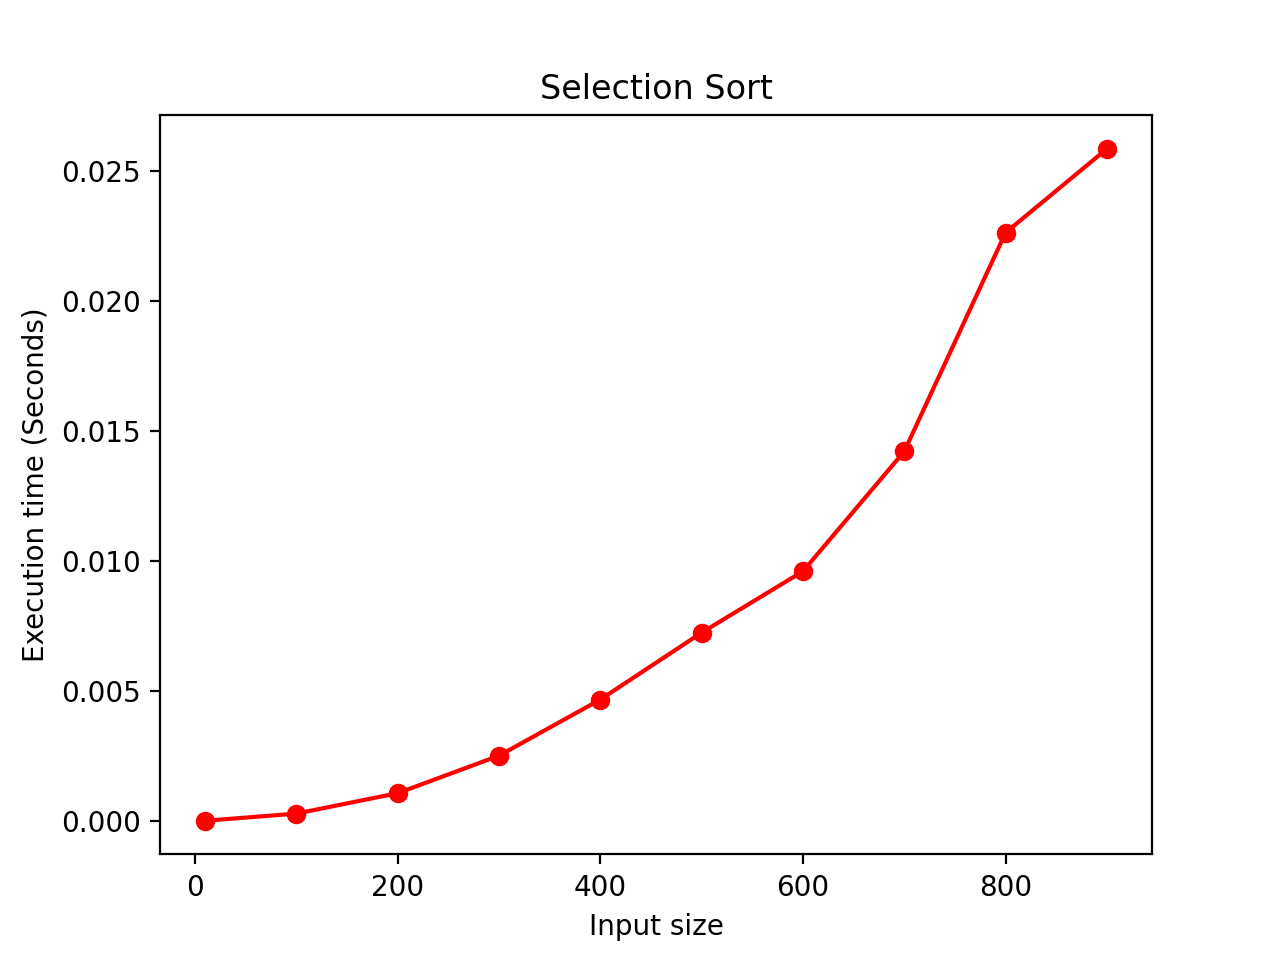

This chart was generated by the following Python code:
#import
import pylab
import time
import myLibrary as lib

# Sorts a given array by selection sort
# Input: An array A[0..n − 1] of orderable elements
# Output: Array A[0..n − 1] sorted in nondecreasing orderimport time
def SelectionSort(A):
    n = len(A)
    for i in range(n-1):
        min = i
        for j in range(i+1,n):
            if A[j] < A[min]:
                min = j
        A[i],A[min] = A[min],A[i]

# A = [4,7,3,2,7,5,1]
# SelectionSort(A)
# print(A)
# [1, 2, 3, 4, 5, 7, 7]

#Plot
A0 = lib.ranGen(10)
A1 = lib.ranGen(100)
A2 = lib.ranGen(200)
A3 = lib.ranGen(300)
A4 = lib.ranGen(400)
A5 = lib.ranGen(500)
A6 = lib.ranGen(600)
A7 = lib.ranGen(700)
A8 = lib.ranGen(800)
A9 = lib.ranGen(900)

#0
startA0 = time.time()
SelectionSort(A0)
stopA0 = time.time()
timeA0 = stopA0 - startA0
sizeA0 = len(A0)

#1
startA1 = time.time()
SelectionSort(A1)
stopA1 = time.time()
timeA1 = stopA1 - startA1
sizeA1 = len(A1)
#2
startA2 = time.time()
SelectionSort(A2)
stopA2 = time.time()
timeA2 = stopA2 - startA2
sizeA2 = len(A2)
#3
startA3 = time.time()
SelectionSort(A3)
stopA3 = time.time()
timeA3 = stopA3 - startA3
sizeA3 = len(A3)
#4
startA4 = time.time()
SelectionSort(A4)
stopA4 = time.time()
timeA4 = stopA4 - startA4
sizeA4 = len(A4)
#5
startA5 = time.time()
SelectionSort(A5)
stopA5 = time.time()
timeA5 = stopA5 - startA5
sizeA5 = len(A5)
#6
startA6 = time.time()
SelectionSort(A6)
stopA6 = time.time()
timeA6 = stopA6 - startA6
sizeA6 = len(A6)
#7
startA7 = time.time()
SelectionSort(A7)
stopA7 = time.time()
timeA7 = stopA7 - startA7
sizeA7 = len(A7)
#8
startA8 = time.time()
SelectionSort(A8)
stopA8 = time.time()
timeA8 = stopA8 - startA8
sizeA8 = len(A8)
#9
startA9 = time.time()
SelectionSort(A9)
stopA9 = time.time()
timeA9 = stopA9 - startA9
sizeA9 = len(A9)

pylab.plot([sizeA0,sizeA1,sizeA2,sizeA3,sizeA4,sizeA5,sizeA6,sizeA7,sizeA8,sizeA9],[timeA0,timeA1,timeA2,timeA3,timeA4,timeA5,timeA6,timeA7,timeA8,timeA9],'ro-')
pylab.title('Selection Sort')
pylab.xlabel('Input size')
pylab.ylabel('Execution time (Seconds)')
pylab.show()
